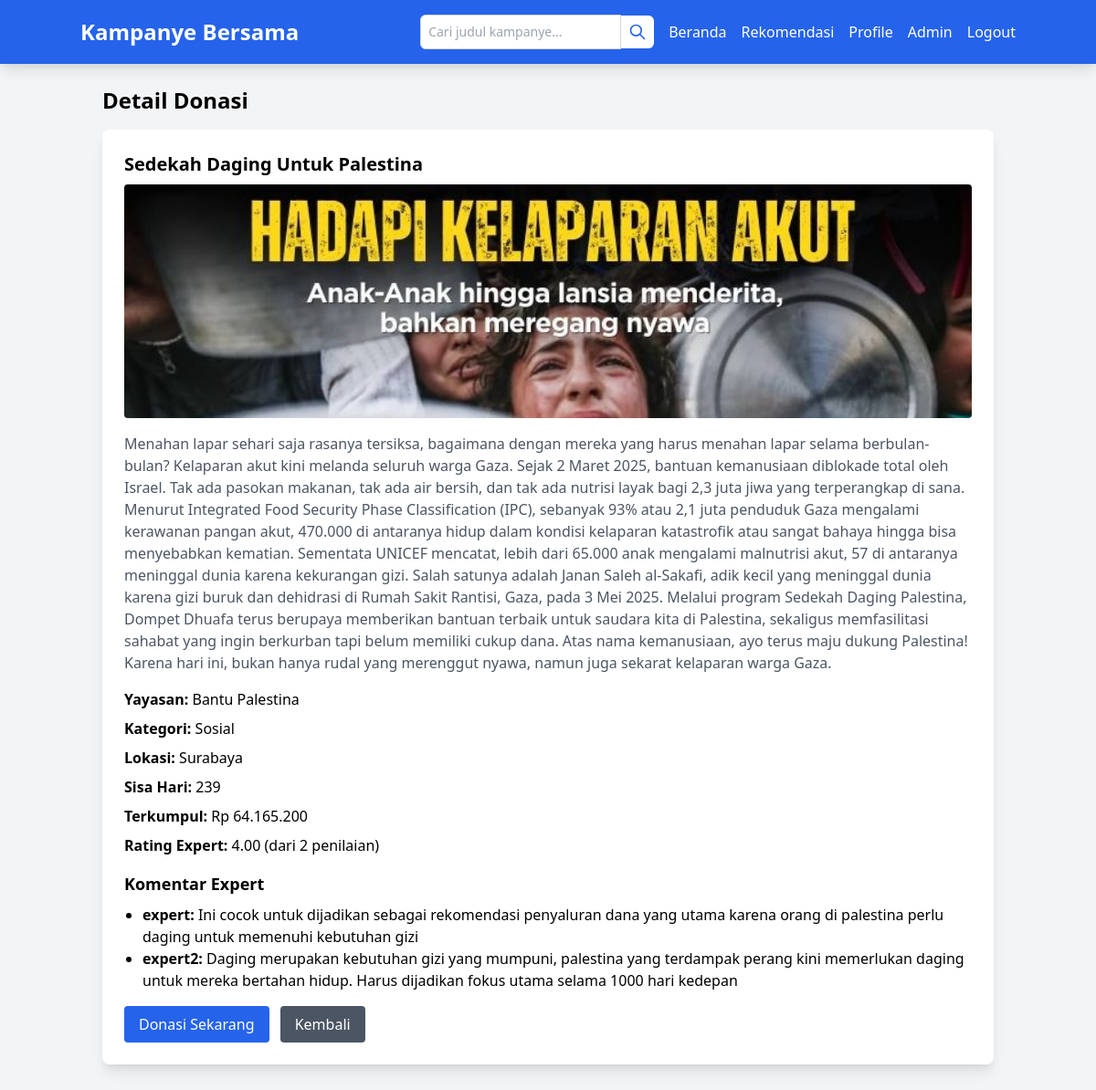
Screenshot of /donation_detail.php?id=17 (signed in) with the database file from the repository.
### tables this page shows
CREATE TABLE `campaigns` (
  `id` int(11) NOT NULL,
  `judul` varchar(255) NOT NULL COMMENT 'Judul kampanye',
  `deskripsi` text NOT NULL COMMENT 'Deskripsi kampanye untuk Content-Based Filtering',
  `yayasan` varchar(100) NOT NULL COMMENT 'Nama yayasan penyelenggara',
  `kategori` text NOT NULL COMMENT 'Kategori kampanye (dipisah koma, misalnya: Kesehatan,Sosial)',
  `sisa_hari` int(11) NOT NULL COMMENT 'Sisa hari kampanye berlangsung',
  `uploaded_by` int(11) DEFAULT NULL COMMENT 'ID pengguna yang mengunggah (referensi ke users.id)',
  `uploaded_at` timestamp NOT NULL DEFAULT current_timestamp() COMMENT 'Waktu unggah kampanye',
  `gambar` varchar(255) DEFAULT 'default.jpg' COMMENT 'Nama file gambar kampanye',
  `lokasi` varchar(255) DEFAULT 'Tidak diketahui' COMMENT 'Lokasi kampanye',
  `terkumpul` decimal(15,2) DEFAULT 0.00,
  `sisahari` varchar(10) DEFAULT '∞'
);

CREATE TABLE `expert_ratings` (
  `id` int(11) NOT NULL,
  `campaign_id` int(11) NOT NULL,
  `expert_id` int(11) NOT NULL,
  `rating` int(11) NOT NULL CHECK (`rating` between 1 and 5),
  `comment` text DEFAULT NULL,
  `created_at` timestamp NOT NULL DEFAULT current_timestamp()
);

CREATE TABLE `users` (
  `id` int(11) NOT NULL,
  `username` varchar(80) NOT NULL COMMENT 'Nama pengguna untuk login',
  `password` varchar(255) NOT NULL COMMENT 'Kata sandi (teks biasa untuk aplikasi dummy)',
  `role` enum('user','admin','expert') DEFAULT 'user',
  `created_at` timestamp NOT NULL DEFAULT current_timestamp() COMMENT 'Waktu pembuatan akun'
);

### donation_detail.php (the view, shortened to what this page needs)
<?php
$conn = new mysqli('localhost', 'root', '', 'campaign_recommendation');
$campaign_id = (int)$_GET['id'];
$stmt = $conn->prepare("SELECT id, judul, deskripsi, yayasan, kategori, lokasi, sisahari, gambar, terkumpul FROM campaigns WHERE id = ?");
$stmt->bind_param("i", $campaign_id);
$stmt->execute();
$result = $stmt->get_result();
$campaign = $result->fetch_assoc();
$stmt = $conn->prepare("SELECT AVG(rating) as avg_rating, COUNT(rating) as rating_count FROM expert_ratings WHERE campaign_id = ?");
$stmt->bind_param("i", $campaign_id);
$stmt->execute();
$rating_result = $stmt->get_result()->fetch_assoc();
$avg_rating = $rating_result['avg_rating'] ? number_format($rating_result['avg_rating'], 2) : 'Belum dinilai';
$rating_count = $rating_result['rating_count'];
$comments = [];
$stmt = $conn->prepare("SELECT r.comment, u.username FROM expert_ratings r JOIN users u ON r.expert_id = u.id WHERE r.campaign_id = ?");
$stmt->bind_param("i", $campaign_id);
$stmt->execute();
$result = $stmt->get_result();
while ($row = $result->fetch_assoc()) {
    $comments[] = $row;
}
?>
<!DOCTYPE html>
<html lang="id">
<head>
    <link href="https://cdn.jsdelivr.net/npm/tailwindcss@2.2.19/dist/tailwind.min.css" rel="stylesheet">
</head>
<body class="bg-gray-100">
    <?php require 'templatess/header.php'; ?>
    <div class="container mx-auto p-6">
        <h2 class="text-2xl font-bold mb-4">Detail Donasi</h2>
        <div class="bg-white p-6 rounded-lg shadow-lg mb-6">
            <h3 class="text-xl font-semibold mb-2"><?php echo htmlspecialchars($campaign['judul']); ?></h3>
            <img src="images/<?php echo htmlspecialchars($campaign['gambar']); ?>" alt="<?php echo htmlspecialchars($campaign['judul']); ?>" class="w-full h-64 object-cover mb-4 rounded">
            <p class="text-gray-600 mb-4"><?php echo htmlspecialchars($campaign['deskripsi']); ?></p>
            <div class="space-y-2">
                <p><strong>Yayasan:</strong> <?php echo htmlspecialchars($campaign['yayasan']); ?></p>
                <p><strong>Kategori:</strong> <?php echo htmlspecialchars($campaign['kategori']); ?></p>
                <p><strong>Lokasi:</strong> <?php echo htmlspecialchars($campaign['lokasi']); ?></p>
                <p><strong>Sisa Hari:</strong> <?php echo htmlspecialchars($campaign['sisahari']); ?></p>
                <p><strong>Terkumpul:</strong> Rp <?php echo number_format($campaign['terkumpul'], 0, ',', '.'); ?></p>
                <p><strong>Rating Expert:</strong> <?php echo $avg_rating; ?> (dari <?php echo $rating_count; ?> penilaian)</p>
            </div>
            <h4 class="text-lg font-semibold mt-4 mb-2">Komentar Expert</h4>
            <?php if ($comments): ?>
                <ul class="list-disc pl-5">
                    <?php foreach ($comments as $comment): ?>
                        <li><strong><?php echo htmlspecialchars($comment['username']); ?>:</strong> <?php echo htmlspecialchars($comment['comment'] ?: 'Tidak ada komentar'); ?></li>
                    <?php endforeach; ?>
                </ul>
            <?php else: ?>
                <p>Belum ada komentar dari expert.</p>
            <?php endif; ?>
            <a href="campaign_detail.php?id=<?php echo $campaign_id; ?>" class="inline-block mt-4 bg-blue-600 text-white px-4 py-2 rounded hover:bg-blue-700">Donasi Sekarang</a>
            <a href="index.php" class="inline-block mt-4 ml-2 bg-gray-600 text-white px-4 py-2 rounded hover:bg-gray-700">Kembali</a>
        </div>
    </div>
    <?php
    require 'templatess/footer.php';
    ?>
</body>
</html>

### static/style.css (style rules this page uses)
img { max-width: 100%; height: auto; }

### rows the page displays
campaigns: judul "Sedekah Daging Untuk Palestina", gambar (picture), deskripsi "Menahan lapar sehari saja rasanya tersiksa, bagaimana dengan mereka yang harus menahan lapar selama berbulan-bulan? Kelaparan akut kini melanda seluruh warga Gaza. Sejak 2 Maret 2025, bantuan kemanusiaan diblokade total oleh Israel. Tak ada pasokan makanan, tak ada air bersih, dan tak ada nutrisi layak bagi 2,3 juta jiwa yang terperangkap di sana. Menurut Integrated Food Security Phase Classification (IPC), sebanyak 93% atau 2,1 juta penduduk Gaza mengalami kerawanan pangan akut, 470.000 di antaranya hidup dalam kondisi kelaparan katastrofik atau sangat bahaya hingga bisa menyebabkan kematian. Sementata UNICEF mencatat, lebih dari 65.000 anak mengalami malnutrisi akut, 57 di antaranya…", yayasan "Bantu Palestina", kategori "Sosial", lokasi "Surabaya", sisahari "239", terkumpul "64.165.200"
expert_ratings: expert.username "expert", comment "Ini cocok untuk dijadikan sebagai rekomendasi penyaluran dana yang utama karena orang di palestina perlu daging untuk memenuhi kebutuhan gizi"
expert_ratings: expert.username "expert2", comment "Daging merupakan kebutuhan gizi yang mumpuni, palestina yang terdampak perang kini memerlukan daging untuk mereka bertahan hidup. Harus dijadikan fokus utama selama 1000 hari kedepan"

### other values shown
$avg_rating "4.00"
$rating_count "2"
